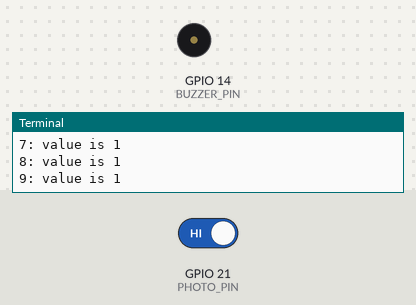
A program run on a simulated Raspberry Pi (BCM pin numbers). On the bench: buzzer (waves = sounding, pin HIGH), the last lines printed to the terminal. Inputs (shaded band) come from the test bench; at power-on: GPIO 21 (PHOTO_PIN) HIGH.

Above: at 1.9 s.
2.0 s: GPIO 21 (PHOTO_PIN) driven LOW
At 2.6 s:
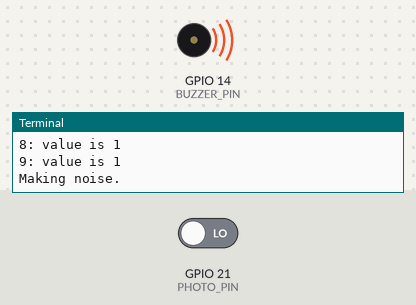
5.0 s: GPIO 21 (PHOTO_PIN) driven HIGH
At 6.0 s:
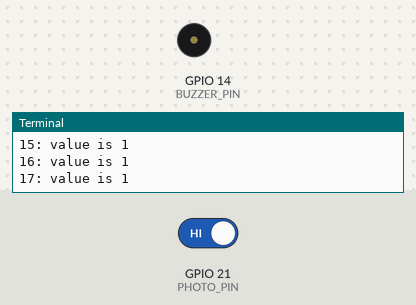
Timing chart, 0 to 8.0 s (numbered marks = the images above; inputs shaded):
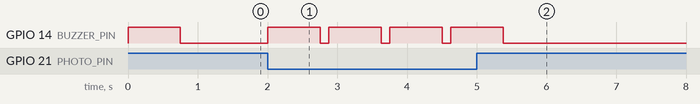

Measured:
- after the input at 2.0 s, GPIO 14 (BUZZER_PIN): alternates HIGH for 0.75 s and LOW for 0.13 s, starting at once
- after the input at 5.0 s, GPIO 14 (BUZZER_PIN): goes on until 5.4 s, then stays LOW

The program:

alarm.py
```python
#!/usr/bin/env python3
import time
import RPi.GPIO as GPIO
GPIO.setmode(GPIO.BCM)

PHOTO_PIN=21
BUZZER_PIN=14


def setup():
    GPIO.setup(PHOTO_PIN, GPIO.IN)
    GPIO.setup(BUZZER_PIN, GPIO.OUT)

def cleanup():
    GPIO.cleanup(PHOTO_PIN)
    GPIO.cleanup(BUZZER_PIN)

def make_noise():
    print("Making noise.")
    runs = 100
    GPIO.output(BUZZER_PIN, True)
    time.sleep(.75)
    GPIO.output(BUZZER_PIN, False)

#    while runs > 0:
#        GPIO.output(BUZZER_PIN, not (runs % 2))
#        runs -= 1


def main():
    setup()
    make_noise()
    counter=0
    while 1:
        time.sleep(0.125)
        counter += 1
        is_dark = GPIO.input(PHOTO_PIN)
        if not is_dark:
            make_noise()
        print(f"{counter}: value is {is_dark}")
    cleanup()

if __name__ == '__main__':
    try:
        main()
    finally:
        print("clean up")
        cleanup()
```
